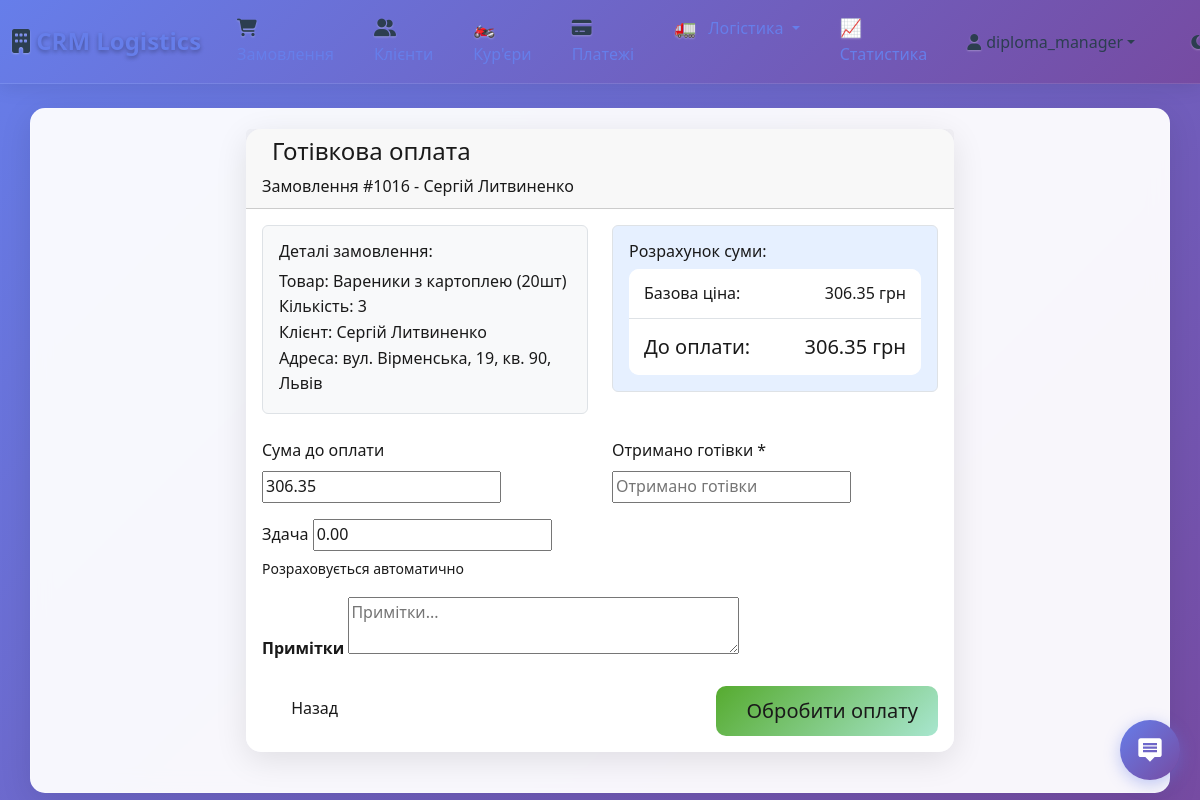
Page /orders/1016/payment/cash/ (signed in) on the committed database.
### crm/models.py (models this page shows, shortened)
class Order(models.Model):
    STATUS_CHOICES = [
        ('new', 'Нове'),
        ('assigned', 'Призначено'),
        ('picked_up', 'Забрано'),
        ('in_transit', 'В дорозі'),
        ('delivered', 'Доставлено'),
        ('cancelled', 'Скасовано')
    ]
    PRIORITY_CHOICES = [
        ('low', 'Низький'),
        ('normal', 'Звичайний'),
        ('high', 'Високий'),
        ('urgent', 'Терміновий')
    ]
    client = models.ForeignKey(Client, on_delete=models.CASCADE)
    courier = models.ForeignKey(Courier, on_delete=models.SET_NULL, null=True, blank=True)
    created_by = models.ForeignKey(User, on_delete=models.CASCADE)
    product = models.CharField(max_length=200)
    quantity = models.PositiveIntegerField(default=1)
    address = models.CharField(max_length=255, default="Невідома адреса")
    latitude = models.FloatField(null=True, blank=True, help_text="Широта доставки")
    longitude = models.FloatField(null=True, blank=True, help_text="Довгота доставки")
    status = models.CharField(max_length=20, choices=STATUS_CHOICES, default='new')
    priority = models.CharField(max_length=10, choices=PRIORITY_CHOICES, default='normal')
    estimated_delivery_time = models.DateTimeField(null=True, blank=True)
    actual_delivery_time = models.DateTimeField(null=True, blank=True)
    delivery_notes = models.TextField(blank=True, help_text="Особливі інструкції доставки")
    base_price = models.DecimalField(max_digits=10, decimal_places=2, default=Decimal('0.00'), help_text="Базова ціна доставки")
    additional_fees = models.DecimalField(max_digits=10, decimal_places=2, default=Decimal('0.00'), help_text="Додаткові платежі (терміново, вага тощо)")
    discount = models.DecimalField(max_digits=10, decimal_places=2, default=Decimal('0.00'), help_text="Сума знижки")
    total_price = models.DecimalField(max_digits=10, decimal_places=2, default=Decimal('0.00'), help_text="Кінцева ціна")
    created_at = models.DateTimeField(auto_now_add=True)
    updated_at = models.DateTimeField(auto_now=True)

class Client(models.Model):
    name = models.CharField(max_length=100)
    phone = models.CharField(max_length=20)
    email = models.EmailField(blank=True, null=True, help_text="Email клиента для уведомлений")
    address = models.TextField()
    latitude = models.FloatField(null=True, blank=True, help_text="Широта клієнта")
    longitude = models.FloatField(null=True, blank=True, help_text="Довгота клієнта")

class Payment(models.Model):
    PAYMENT_METHOD_CHOICES = [
        ('cash', 'Готівка'),
        ('card', 'Банківська картка'),
        ('online', 'Онлайн оплата'),
        ('bank_transfer', 'Банківський переказ'),
        ('postpaid', 'Післяплата'),
    ]
    PAYMENT_STATUS_CHOICES = [
        ('pending', 'Очікується'),
        ('processing', 'В обробці'),
        ('completed', 'Завершено'),
        ('failed', 'Помилка'),
        ('refunded', 'Повернено'),
        ('cancelled', 'Скасовано'),
    ]
    order = models.OneToOneField(Order, on_delete=models.CASCADE, related_name='payment')
    method = models.CharField(max_length=20, choices=PAYMENT_METHOD_CHOICES, default='cash')
    status = models.CharField(max_length=15, choices=PAYMENT_STATUS_CHOICES, default='pending')
    amount = models.DecimalField(max_digits=10, decimal_places=2)
    cash_received = models.DecimalField(max_digits=10, decimal_places=2, null=True, blank=True, help_text="Сума отримана готівкою")
    change_amount = models.DecimalField(max_digits=10, decimal_places=2, null=True, blank=True, help_text="Здача до повернення")
    transaction_id = models.CharField(max_length=100, null=True, blank=True, help_text="Зовнішній ID транзакції платежу")
    gateway_response = models.JSONField(null=True, blank=True, help_text="Дані відповіді платіжного шлюзу")
    payment_notes = models.TextField(blank=True, help_text="Додаткові примітки платежу")
    processed_by = models.ForeignKey(User, on_delete=models.SET_NULL, null=True, blank=True, help_text="Користувач, який обробив платіж")
    processed_at = models.DateTimeField(null=True, blank=True)
    created_at = models.DateTimeField(auto_now_add=True)
    updated_at = models.DateTimeField(auto_now=True)
    class Meta:
        ordering = ['-created_at']

### crm/views.py (the view)
# urls.py: path('orders/<int:order_id>/payment/cash/', views.payment_cash, name='payment_cash'),
@login_required
@staff_member_required
def payment_cash(request, order_id):
    order = get_object_or_404(Order, id=order_id)
    payment = getattr(order, 'payment', None)
    if not payment:
        payment = order.create_payment(method='cash')
    if request.method == 'POST':
        form = CashPaymentForm(request.POST, instance=payment, order=order)
        if form.is_valid():
            payment = form.save()
            payment.method = 'cash'
            payment.change_amount = payment.calculate_change()
            payment.process_payment(user=request.user)
            change_msg = f" Здача: {payment.change_amount} грн" if payment.change_amount else ""
            messages.success(request, f'Готівкову оплату оброблено успішно!{change_msg}')
            return redirect('order_update', pk=order.id)
    else:
        form = CashPaymentForm(instance=payment, order=order)
    return render(request, 'crm/payment_cash.html', {
        'form': form,
        'payment': payment,
        'order': order
    })

### crm/forms.py (shortened to what this page needs)
class CashPaymentForm(forms.ModelForm):
    class Meta:
        model = Payment
        fields = ['amount', 'cash_received', 'payment_notes']
        widgets = {
            'amount': forms.NumberInput(attrs={'step': '0.01', 'min': '0.01', 'readonly': True}),
            'cash_received': forms.NumberInput(attrs={'step': '0.01', 'min': '0.01', 'placeholder': 'Отримано готівки'}),
            'payment_notes': forms.Textarea(attrs={'rows': 2, 'placeholder': 'Примітки...'}),
        }
    def __init__(self, *args, **kwargs):
        order = kwargs.pop('order', None)
        super().__init__(*args, **kwargs)
        if order:
            self.fields['amount'].initial = order.total_price or order.calculate_total_price()
        self.fields['calculated_change'] = forms.DecimalField(
            required=False,
            widget=forms.NumberInput(attrs={'readonly': True, 'placeholder': 'Здача буде розрахована'}),
            label='Здача'
        )

### crm/templates/crm/payment_cash.html (shortened to what this page needs)
{% extends 'crm/base.html' %}
{% block content %}
<div class="container-fluid">
    <div class="row justify-content-center">
        <div class="col-md-8">
            <div class="card">
                <div class="card-header">
                    <h4>Готівкова оплата</h4>
                    <p class="mb-0 text-muted">Замовлення #{{ order.id }} - {{ order.client.name }}</p>
                </div>
                <div class="card-body">
                    <div class="row mb-4">
                        <div class="col-md-6">
                            <div class="border rounded p-3 bg-light">
                                <h6>Деталі замовлення:</h6>
                                <ul class="list-unstyled mb-0">
                                    <li><strong>Товар:</strong> {{ order.product }}</li>
                                    <li><strong>Кількість:</strong> {{ order.quantity }}</li>
                                    <li><strong>Клієнт:</strong> {{ order.client.name }}</li>
                                    <li><strong>Адреса:</strong> {{ order.address }}</li>
                                </ul>
                            </div>
                        </div>
                        <div class="col-md-6">
                            <div class="border rounded p-3 bg-primary bg-opacity-10">
                                <h6>Розрахунок суми:</h6>
                                <table class="table table-sm table-borderless mb-0">
                                    <tbody>
                                        <tr>
                                            <td>Базова ціна:</td>
                                            <td class="text-end">{{ order.base_price }} грн</td>
                                        </tr>
                                        <tr class="border-top fw-bold fs-5">
                                            <td>До оплати:</td>
                                            <td class="text-end text-primary">{{ order.total_price }} грн</td>
                                        </tr>
                                    </tbody>
                                </table>
                            </div>
                        </div>
                    </div>
                    <form method="post">
                        <div class="row">
                            <div class="col-md-6">
                                <div class="mb-3">
                                    <label for="{{ form.amount.id_for_label }}" class="form-label">
                                        <strong>Сума до оплати</strong>
                                    </label>
                                    {{ form.amount }}
                                </div>
                            </div>
                            <div class="col-md-6">
                                <div class="mb-3">
                                    <label for="{{ form.cash_received.id_for_label }}" class="form-label">
                                        <strong>Отримано готівки *</strong>
                                    </label>
                                    {{ form.cash_received }}
                                </div>
                            </div>
                        </div>
                        <div class="row">
                            <div class="col-md-6">
                                <div class="mb-3">
                                    <label for="{{ form.calculated_change.id_for_label }}" class="form-label">
                                        <strong>Здача</strong>
                                    </label>
                                    {{ form.calculated_change }}
                                    <small class="form-text text-muted">Розраховується автоматично</small>
                                </div>
                            </div>
                        </div>
                        <div class="mb-3">
                            <label for="{{ form.payment_notes.id_for_label }}" class="form-label">
                                Примітки
                            </label>
                            {{ form.payment_notes }}
                        </div>
                        <div class="d-flex justify-content-between">
                            <a href="{% url 'order_update' order.id %}" class="btn btn-outline-secondary">
                                 Назад
                            </a>
                            <button type="submit" class="btn btn-success btn-lg">
                                 Обробити оплату
                            </button>
                        </div>
                    </form>
                </div>
            </div>
        </div>
    </div>
</div>
{% endblock %}

### crm/templates/crm/base.html (shortened to what this page needs)
{% load static %}
<!DOCTYPE html>
<html lang="uk">
<head>
    <link href="https://cdn.jsdelivr.net/npm/bootstrap@5.3.0/dist/css/bootstrap.min.css" rel="stylesheet">
    <link rel="stylesheet" href="https://cdnjs.cloudflare.com/ajax/libs/font-awesome/6.4.0/css/all.min.css">
    <link rel="stylesheet" href="https://use.fontawesome.com/releases/v6.4.0/css/all.css">
    <link rel="stylesheet" href="https://cdnjs.cloudflare.com/ajax/libs/font-awesome/6.4.0/css/all.css">
            <link rel="stylesheet" href="{% static 'crm/css/base.css' %}?v=2024090305">
</head>
<body class="light-theme">
<nav class="navbar navbar-expand-lg navbar-dark mb-4">
  <div class="container-fluid">
    <a class="navbar-brand" href="/">
      <i class="fas fa-building"></i> CRM Logistics
    </a>
    <div class="collapse navbar-collapse" id="navbarNav">
      <ul class="navbar-nav me-auto">
        <li class="nav-item">
          <a class="nav-link" href="{% url 'orders_list' %}">
            <i class="fas fa-shopping-cart"></i> Замовлення
          </a>
        </li>
        <li class="nav-item">
          <a class="nav-link" href="{% url 'clients_list' %}">
            <i class="fas fa-users"></i> Клієнти
          </a>
        </li>
        <li class="nav-item">
          <a class="nav-link" href="{% url 'couriers_list' %}">
            <i class="fas fa-motorcycle"></i> Кур'єри
          </a>
        </li>
        <li class="nav-item">
          <a class="nav-link" href="{% url 'payments_list' %}">
            <i class="fas fa-credit-card"></i> Платежі
          </a>
        </li>
        <li class="nav-item dropdown">
          <a class="nav-link dropdown-toggle" href="#" id="logisticsDropdown" role="button" data-bs-toggle="dropdown" aria-expanded="false">
            <i class="fas fa-route"></i> Логістика
          </a>
        </li>
        <li class="nav-item">
          <a class="nav-link" href="{% url 'dashboard' %}">
            <i class="fas fa-chart-line"></i> Статистика
          </a>
        </li>
      </ul>
      <div class="d-flex ms-auto align-items-center">
        {% if user.is_authenticated %}
          <div class="dropdown">
            <button class="btn btn-outline-light dropdown-toggle d-flex align-items-center" type="button" id="userDropdown" data-bs-toggle="dropdown" aria-expanded="false">
              <i class="fas fa-user-circle me-2"></i>
              {{ user.username }}
            </button>
          </div>
        {% else %}
          <a class="btn btn-warning fw-bold" href="{% url 'login' %}">Увійти</a>
        {% endif %}
        <button id="themeToggle" class="btn btn-outline-light ms-3" title="Змінити тему">
          <i class="fas fa-moon" id="themeIcon"></i>
        </button>
      </div>
    </div>
  </div>
</nav>
<div class="container">
    {% block content %}{% endblock %}
</div>
{% include 'crm/support_widget.html' %}
</body>
</html>

### rows in the picture
Order: id "1016", client.name "Сергій Литвиненко", product "Вареники з картоплею (20шт)", quantity "3", address "вул. Вірменська, 19, кв. 90, Львів", base_price "306.35", total_price "306.35"
Payment: amount "306.35"

### other values in the picture
{{ user.username }} "diploma_manager"
